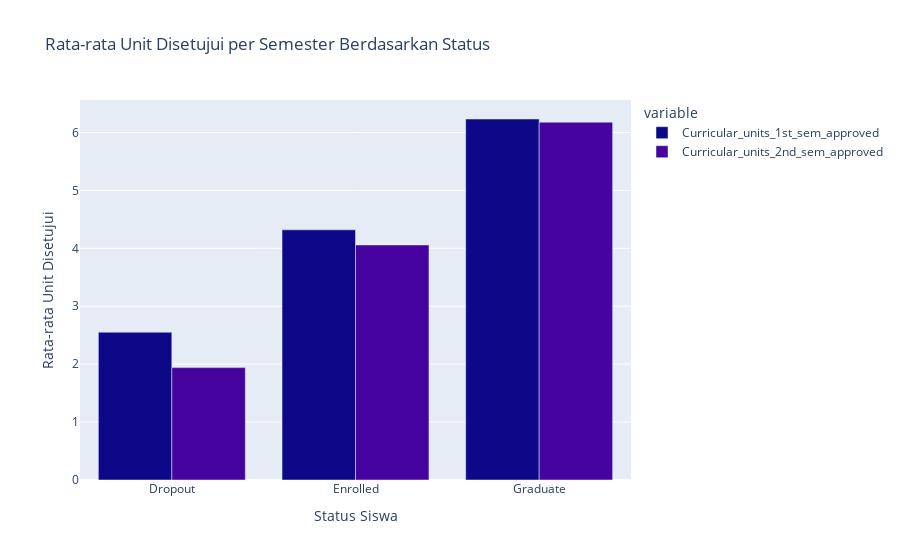

Notebook code for this chart:
### Code cell
# Jumlah unit disetujui semester 2 berdasarkan status
mean_units = df.groupby('Status')[['Curricular_units_1st_sem_approved', 'Curricular_units_2nd_sem_approved']].mean().reset_index()
fig = px.bar(mean_units, x='Status', y=['Curricular_units_1st_sem_approved', 'Curricular_units_2nd_sem_approved'],
             title='Rata-rata Unit Disetujui per Semester Berdasarkan Status',
             barmode='group', color_discrete_sequence=px.colors.sequential.Plasma)
fig.update_layout(xaxis_title='Status Siswa', yaxis_title='Rata-rata Unit Disetujui')
fig.show()

### Figure 1 — Plotly figure (JSON) as saved in the notebook; plotly's stock layout.template omitted (floating-point values rounded to 4 significant figures)
{"data": [{"alignmentgroup": "True", "hovertemplate": "variable=Curricular_units_1st_sem_approved<br>Status=%{x}<br>value=%{y}<extra></extra>", "legendgroup": "Curricular_units_1st_sem_approved", "marker": {"color": "#0d0887", "pattern": {"shape": ""}}, "name": "Curricular_units_1st_sem_approved", "offsetgroup": "Curricular_units_1st_sem_approved", "orientation": "v", "showlegend": true, "textposition": "auto", "type": "bar", "x": ["Dropout", "Enrolled", "Graduate"], "xaxis": "x", "y": [2.552, 4.319, 6.232], "yaxis": "y"}, {"alignmentgroup": "True", "hovertemplate": "variable=Curricular_units_2nd_sem_approved<br>Status=%{x}<br>value=%{y}<extra></extra>", "legendgroup": "Curricular_units_2nd_sem_approved", "marker": {"color": "#46039f", "pattern": {"shape": ""}}, "name": "Curricular_units_2nd_sem_approved", "offsetgroup": "Curricular_units_2nd_sem_approved", "orientation": "v", "showlegend": true, "textposition": "auto", "type": "bar", "x": ["Dropout", "Enrolled", "Graduate"], "xaxis": "x", "y": [1.94, 4.058, 6.177], "yaxis": "y"}], "layout": {"barmode": "group", "legend": {"title": {"text": "variable"}, "tracegroupgap": 0}, "title": {"text": "Rata-rata Unit Disetujui per Semester Berdasarkan Status"}, "xaxis": {"anchor": "y", "domain": [0, 1], "title": {"text": "Status Siswa"}}, "yaxis": {"anchor": "x", "domain": [0, 1], "title": {"text": "Rata-rata Unit Disetujui"}}}}
